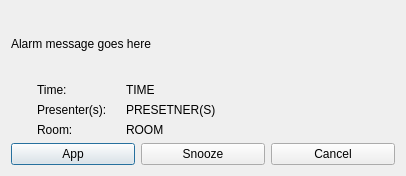
<ui version="4.0" >
 <class>AlarmDialog</class>
 <widget class="QDialog" name="AlarmDialog" >
  <property name="geometry" >
   <rect>
    <x>0</x>
    <y>0</y>
    <width>406</width>
    <height>176</height>
   </rect>
  </property>
  <property name="sizePolicy" >
   <sizepolicy vsizetype="MinimumExpanding" hsizetype="MinimumExpanding" >
    <horstretch>0</horstretch>
    <verstretch>0</verstretch>
   </sizepolicy>
  </property>
  <property name="windowTitle" >
   <string>Dialog</string>
  </property>
  <layout class="QGridLayout" name="gridLayout" >
   <item row="2" column="0" >
    <layout class="QVBoxLayout" name="verticalLayout" >
     <item>
      <widget class="QLabel" name="message" >
       <property name="sizePolicy" >
        <sizepolicy vsizetype="MinimumExpanding" hsizetype="MinimumExpanding" >
         <horstretch>0</horstretch>
         <verstretch>0</verstretch>
        </sizepolicy>
       </property>
       <property name="text" >
        <string>Alarm message goes here</string>
       </property>
       <property name="wordWrap" >
        <bool>true</bool>
       </property>
      </widget>
     </item>
     <item>
      <layout class="QHBoxLayout" name="horizontalLayout_2" >
       <item>
        <widget class="QLabel" name="label" >
         <property name="text" >
          <string/>
         </property>
         <property name="pixmap" >
          <pixmap resource="../icons.qrc" >:/icons/fosdem.png</pixmap>
         </property>
        </widget>
       </item>
       <item>
        <layout class="QGridLayout" name="gridLayout_2" >
         <item row="0" column="1" >
          <widget class="QLabel" name="label_2" >
           <property name="text" >
            <string>Time:</string>
           </property>
          </widget>
         </item>
         <item row="1" column="1" >
          <widget class="QLabel" name="label_3" >
           <property name="text" >
            <string>Presenter(s):</string>
           </property>
          </widget>
         </item>
         <item row="2" column="1" >
          <widget class="QLabel" name="label_4" >
           <property name="text" >
            <string>Room:</string>
           </property>
          </widget>
         </item>
         <item row="1" column="3" >
          <widget class="QLabel" name="persons" >
           <property name="text" >
            <string>PRESETNER(S)</string>
           </property>
          </widget>
         </item>
         <item row="0" column="3" >
          <widget class="QLabel" name="time" >
           <property name="text" >
            <string>TIME</string>
           </property>
          </widget>
         </item>
         <item row="2" column="3" >
          <widget class="QLabel" name="room" >
           <property name="text" >
            <string>ROOM</string>
           </property>
          </widget>
         </item>
         <item row="1" column="0" >
          <widget class="QLabel" name="label_5" >
           <property name="text" >
            <string/>
           </property>
          </widget>
         </item>
         <item row="1" column="2" >
          <widget class="QLabel" name="label_6" >
           <property name="text" >
            <string/>
           </property>
          </widget>
         </item>
        </layout>
       </item>
       <item>
        <spacer name="horizontalSpacer" >
         <property name="orientation" >
          <enum>Qt::Horizontal</enum>
         </property>
         <property name="sizeHint" stdset="0" >
          <size>
           <width>40</width>
           <height>20</height>
          </size>
         </property>
        </spacer>
       </item>
      </layout>
     </item>
     <item>
      <layout class="QHBoxLayout" name="horizontalLayout" >
       <item>
        <widget class="QPushButton" name="appPB" >
         <property name="text" >
          <string>App</string>
         </property>
        </widget>
       </item>
       <item>
        <widget class="QPushButton" name="snoozePB" >
         <property name="text" >
          <string>Snooze</string>
         </property>
        </widget>
       </item>
       <item>
        <widget class="QPushButton" name="stopPB" >
         <property name="text" >
          <string>Cancel</string>
         </property>
        </widget>
       </item>
      </layout>
     </item>
    </layout>
   </item>
  </layout>
 </widget>
 <resources>
  <include location="../icons.qrc" />
 </resources>
 <connections/>
</ui>
